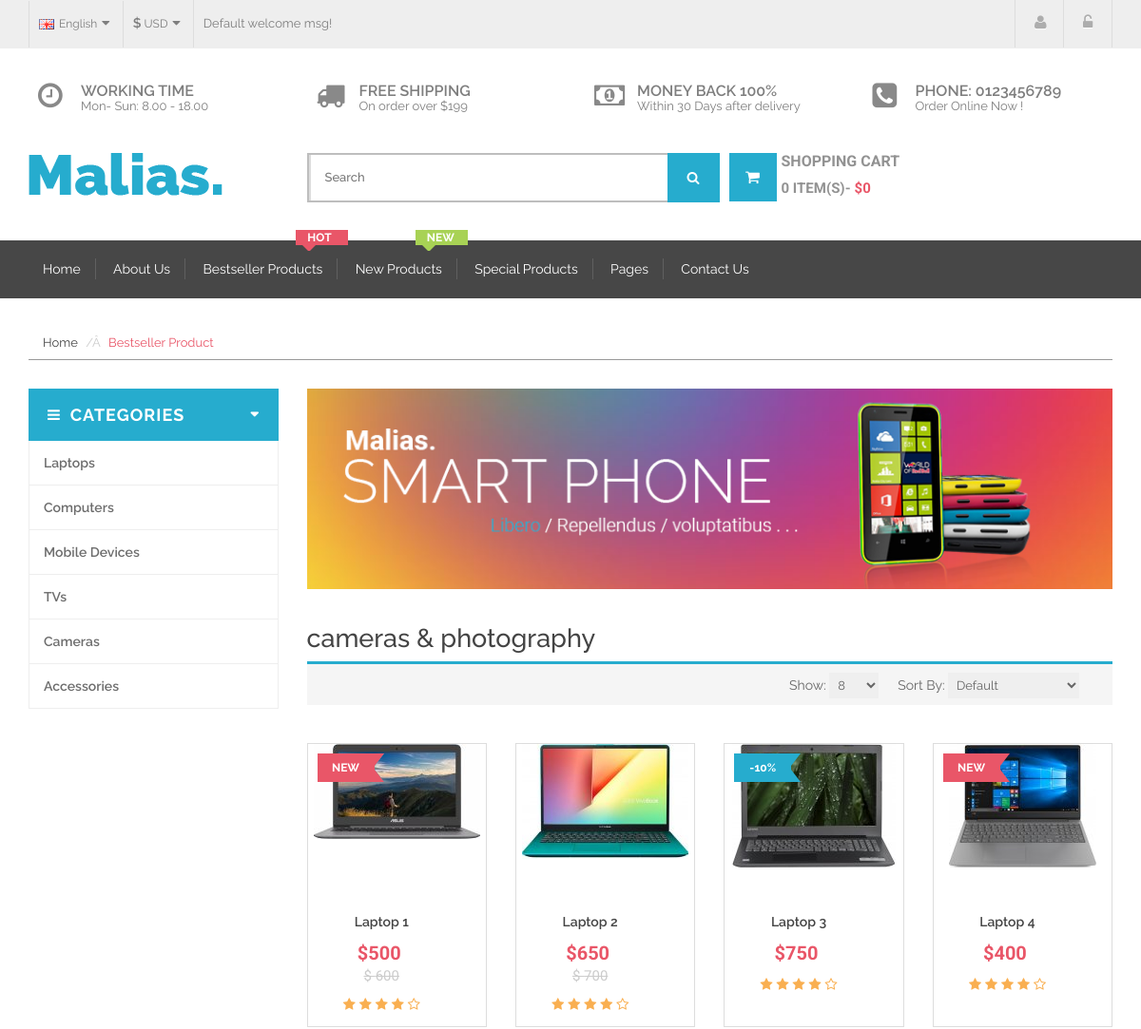
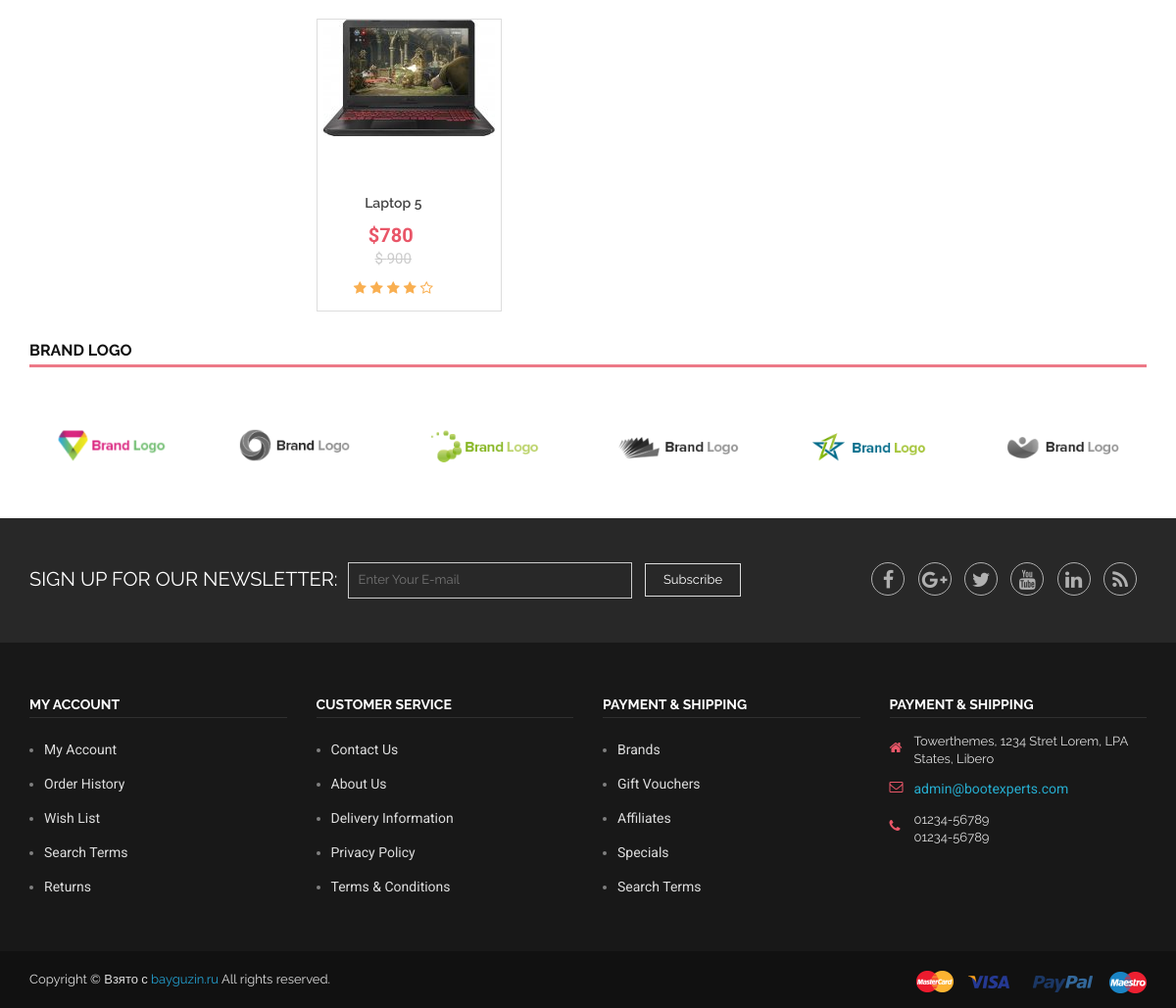
Page /category/1 on the committed database (2 pictures, top to bottom).
### tables this page shows
CREATE TABLE `products` (
  `id_product` int(100) NOT NULL,
  `id_category` int(100) NOT NULL,
  `product_name` varchar(100) NOT NULL,
  `product_photo` varchar(100) NOT NULL,
  `second_photo` varchar(100) NOT NULL,
  `price` int(100) NOT NULL,
  `old_price` int(100) NOT NULL,
  `publication` int(100) NOT NULL,
  `is_new` int(100) NOT NULL,
  `discount` int(100) NOT NULL
);

### config/routes.php (called while the page is built)
<?php
return array(
    'search'=>'search/search',
    'my-account'=>'myaccount/enter',
    'account'=>'account/authorization',
    'cart/remove/([0-9]+)'=>'cart/remove/$1',
    'cart/price'=>'cart/price',
    'cart/add/([0-9]+)'=>'cart/add/$1',
    'cart'=>'cart/view',
    'product/view/([0-9]+)'=>'catalog/modal/$1',
    'category/([0-9]+)' => 'catalog/category/$1',
    '' => 'home/index'
);

### controllers/CatalogController.php (called while the page is built, shortened)
<?php
class CatalogController {
    public function actionCategory() {
        $products = Catalog::getProduct();
        $category = Home::getProductCategory();
        $uri = $_SERVER['REQUEST_URI'];
        $pageArray = explode('/', $uri);
        $pageCategory = array_pop($pageArray);
        require_once ROOT . '../views/shop.php';
        return true;
    }
}

### index.php (called while the page is built, shortened)
<?php
require_once(ROOT.'/components/Router.php');
$router = new Router();
$router->run();

### models/Home.php (called while the page is built)
<?php
class Home{
    public static function getProductCategory(){
        $db=Db::getConnection();
        $category=array();
        $result=$db->query("SELECT * FROM `Product-category` WHERE `show_category` = 1");
        $i=0;
        while($row=$result->fetch()){
            $category[$i]['id_category']=$row['id_category'];
            $category[$i]['name_category']=$row['name_category'];
            $category[$i]['show_category']=$row['show_category'];
            $i++;
        }
        return $category;
    }
}

### models/Cart.php (called while the page is built, shortened)
<?php
class Cart {
    public static function getProductsFromCart($ids){
        $products=array();
        $idstring= implode(',', $ids);
        return $products;
    }
    public static function cartListProducts() {
        $productsInCartById=array();
        return self::getProductsFromCart($productsInCartById);
    }
    public static function totalPrice(){
        $total=0;
        $products= self::cartListProducts();
        return $total;
    }
}

### models/Catalog.php (called while the page is built, shortened)
<?php
class Catalog{
    public static function getProduct(){
        $db=Db::getConnection();
        $products=array();
        $result=$db->query("SELECT * FROM `products` WHERE `publication`=1");
        $i=0;
        while($row=$result->fetch()){
            $products[$i]['id_product']=$row['id_product'];
            $products[$i]['id_category']=$row['id_category'];
            $products[$i]['product_name']=$row['product_name'];
            $products[$i]['product_photo']=$row['product_photo'];
            $products[$i]['second_photo']=$row['second_photo'];
            $products[$i]['price']=$row['price'];
            $products[$i]['old_price']=$row['old_price'];
            $products[$i]['publication']=$row['publication'];
            $products[$i]['is_new']=$row['is_new'];
            $products[$i]['discount']=$row['discount'];
            $i++;
        }
        return $products;
    }
}

### views/shop.php (the view, shortened to what this page needs)
<?php include ROOT . '/views/layouts/header.php'; ?>
<section class="page-content">
    <div class="container">
        <div class="row">
            <div class="col-md-12">
                <ul class="page-menu">
                    <li><a href="index.html">Home</a></li>
                    <li class="active"><a href="#">Bestseller Product</a></li>
                </ul>
            </div>
        </div>
        <div class="row">
            <div class="col-md-3">
                <div class="left-category-menu hidden-sm hidden-xs">
                    <div class="left-product-cat">
                        <div class="category-heading">
                            <h2>categories</h2>
                        </div>
                        <div class="category-menu-list">
                            <ul>
                                <?php foreach ($category as $key): ?>
                                    <li class="arrow-plus">
                                        <a href="<?php echo'/category/' . $key['id_category']; ?>"><?php echo $key['name_category'] ?></a>
                                    </li>
                                <?php endforeach; ?>
                            </ul>
                        </div>
                    </div>
                </div>
            </div>
            <div class="col-md-9 col-xs-12">
                <div class="product-banner">
                    <div class="row">
                        <div class="col-xs-12">
                            <div class="banner">
                                <a href="#"><img src="/views/img/banner/12.jpg" alt="Product Banner"></a>
                            </div>
                        </div>
                    </div>
                </div>
                <div class="product-area">
                    <div class="row">
                        <div class="col-xs-12">
                            <div class="product-menu">
                                <div class="product-title">
                                    <h3 class="title-group-3 gfont-1">cameras & photography</h3>
                                </div>
                            </div>
                            <div class="product-filter">
                                <ul role="tablist">
                                    <li role="presentation" class="list">
                                        <a href="#display-1-1" role="tab" data-toggle="tab"></a>
                                    </li>
                                    <li role="presentation"  class="grid active">
                                        <a href="#display-1-2" role="tab" data-toggle="tab"></a>
                                    </li>
                                </ul>
                                <div class="sort">
                                    <label>Sort By:</label>
                                    <select>
                                        <option value="#">Default</option>
                                    </select>
                                </div>
                                <div class="limit">
                                    <label>Show:</label>
                                    <select>
                                        <option value="#">8</option>
                                    </select>
                                </div>
                            </div>
                        </div>
                    </div>
                    <div class="row">
                        <div class="col-xs-12 col-md-12">
                            <div class="product">
                                <div class="tab-content">
                                    <div role="tabpanel" class="tab-pane fade in  active" id="display-1-2">
                                        <div class="row">
                                            <?php foreach ($products as $key): ?>
                                                <?php if ($key['id_category'] == $pageCategory): ?>
                                                    <div class="col-md-3 col-sm-4 col-xs-12">
                                                        <div class="single-product">
                                                            <?php if ($key['is_new'] == 1): ?>
                                                                <div class="label_new">
                                                                    <span class="new">new</span>
                                                                </div>
                                                            <?php endif; ?>
                                                            <?php if ($key['discount'] != 0): ?>
                                                                <div class="sale-off">
                                                                    <span class="sale-percent">-<?php echo $key['discount']; ?>%</span>
                                                                </div>
                                                            <?php endif; ?>
                                                            <div class="product-img">
                                                                <a href="#">
                                                                    <img class="primary-img" src="<?php echo $key['product_photo']; ?>" alt="<?php echo $key['product_name']; ?>">
                                                                </a>
                                                            </div>
                                                            <div class="col-md-9 col-sm-8 col-xs-12">
                                                                <div class="product-description">
                                                                    <h5 class="product-title"><a href="#"><?php echo $key['product_name']; ?></a></h5>
                                                                    <div class="price-box">
                                                                        <span class="price">$<?php echo $key['price']; ?></span>
                                                                        <?php if ($key['old_price'] != 0): ?>
                                                                            <span class="old-price">$ <?php echo $key['old_price']; ?></span>
                                                                        <?php endif; ?>
                                                                    </div>
                                                                    <span class="rating">
                                                                        <i class="fa fa-star"></i>
                                                                        <i class="fa fa-star"></i>
                                                                        <i class="fa fa-star"></i>
                                                                        <i class="fa fa-star"></i>
                                                                        <i class="fa fa-star-o"></i>
                                                                    </span>
                                                                </div>
                                                            </div>
                                                        </div>
                                                    </div>
                                                <?php endif; ?>
                                            <?php endforeach; ?>
                                        </div>
                                    </div>
                                </div>
                            </div>
                        </div>
                    </div>
                </div>
            </div>
        </div>
    </div>
    <div class="brand-logo-area carosel-navigation">
        <div class="container">
            <div class="row">
                <div class="col-md-12">
                    <div class="area-title">
                        <h3 class="title-group border-red gfont-1">Brand Logo</h3>
                    </div>
                </div>
            </div>
            <div class="row">
                <div class="active-brand-logo">
                    <div class="col-md-2">
                        <div class="single-brand-logo">
                            <a href="#"><img src="/views/img/brand/1.png" alt=""></a>
                        </div>
                    </div>
                    <div class="col-md-2">
                        <div class="single-brand-logo">
                            <a href="#"><img src="/views/img/brand/2.png" alt=""></a>
                        </div>
                    </div>
                    <div class="col-md-2">
                        <div class="single-brand-logo">
                            <a href="#"><img src="/views/img/brand/3.png" alt=""></a>
                        </div>
                    </div>
                    <div class="col-md-2">
                        <div class="single-brand-logo">
                            <a href="#"><img src="/views/img/brand/4.png" alt=""></a>
                        </div>
                    </div>
                    <div class="col-md-2">
                        <div class="single-brand-logo">
                            <a href="#"><img src="/views/img/brand/5.png" alt=""></a>
                        </div>
                    </div>
                    <div class="col-md-2">
                        <div class="single-brand-logo">
                            <a href="#"><img src="/views/img/brand/6.png" alt=""></a>
                        </div>
                    </div>
                </div>
            </div>
        </div>
    </div>
    <div class="subscribe-area">
        <div class="container">
            <div class="row">
                <div class="col-md-8 col-sm-7 col-xs-12">
                    <label class="hidden-sm hidden-xs">Sign Up for Our Newsletter:</label>
                    <div class="subscribe">
                        <form action="#">
                            <input type="text" placeholder="Enter Your E-mail">
                            <button type="submit">Subscribe</button>
                        </form>
                    </div>
                </div>
                <div class="col-md-4 col-sm-5 col-xs-12">
                    <div class="social-media">
                        <a href="#"><i class="fa fa-facebook fb"></i></a>
                        <a href="#"><i class="fa fa-google-plus gp"></i></a>
                        <a href="#"><i class="fa fa-twitter tt"></i></a>
                        <a href="#"><i class="fa fa-youtube yt"></i></a>
                        <a href="#"><i class="fa fa-linkedin li"></i></a>
                        <a href="#"><i class="fa fa-rss rs"></i></a>
                    </div>
                </div>
            </div>
        </div>
    </div>
</section>
<?php include ROOT . '/views/layouts/footer.php'; ?>

### components/Router.php (shortened to what this page needs)
<?php
class Router {
    private $routes;
    public function __construct() {
        $routesPath = ROOT . '/config/routes.php';
        $this->routes = include($routesPath);
    }
    private function getURI() {
        if (!empty($_SERVER['REQUEST_URI'])) {
            return trim($_SERVER['REQUEST_URI'], '/');
        }
    }
    public function run() {
        $uri = $this->getURI();
        foreach ($this->routes as $uriPattern => $path) {
            if (preg_match("~$uriPattern~", $uri)) {
                $internalRoute = preg_replace("~$uriPattern~", $path, $uri);
                $segments = explode('/', $internalRoute);
                $controllerName = array_shift($segments).'Controller';
                $actionName = 'action'.ucfirst(array_shift($segments));
                $parameters = $segments;
                $controllerObject = new $controllerName;
                $result = call_user_func_array(array($controllerObject, $actionName), $parameters);
                if ($result != null) {
                    break;
                }
            }
        }
    }
}

### rows in the picture
product-category: name_category "Laptops"
product-category: name_category "Computers"
product-category: name_category "Mobile Devices"
product-category: name_category "TVs"
product-category: name_category "Cameras"
product-category: name_category "Accessories"
products: is_new "NEW", product_photo (picture), product_name "Laptop 1"
products: product_photo (picture), product_name "Laptop 2"
products: discount "10", product_photo (picture)
products: is_new "NEW", product_photo (picture)
products: product_photo (picture), product_name "Laptop 5"
